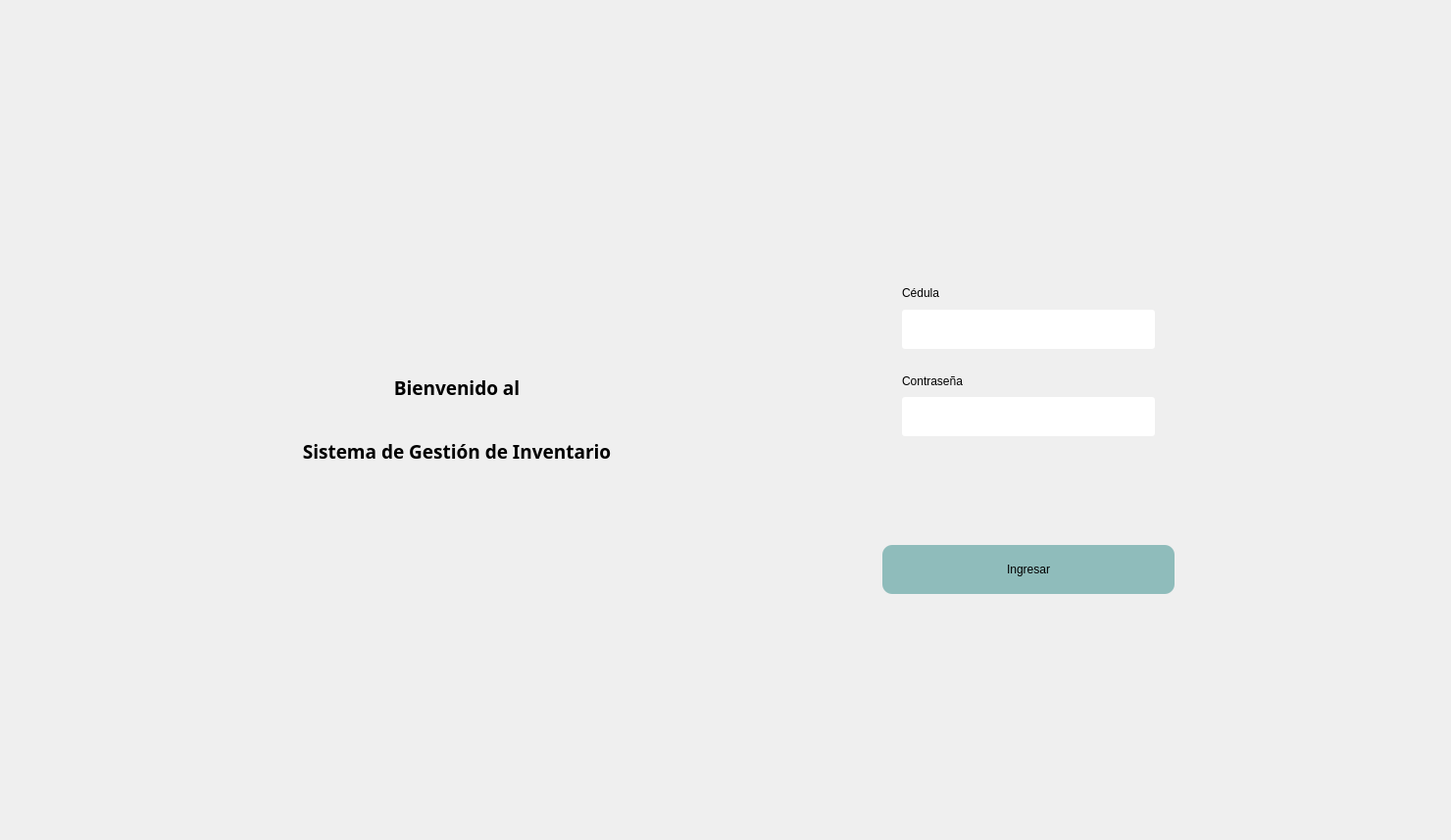
<?xml version="1.0" encoding="UTF-8"?>
<ui version="4.0">
 <class>container</class>
 <widget class="QWidget" name="container">
  <property name="geometry">
   <rect>
    <x>0</x>
    <y>0</y>
    <width>1480</width>
    <height>857</height>
   </rect>
  </property>
  <property name="windowTitle">
   <string>Form</string>
  </property>
  <property name="styleSheet">
   <string notr="true">#container{
background-color:&quot;#FFFFC7&quot;;

}
#leftSideContainer {
background-color:&quot;#548687&quot;;
    border-top-left-radius: 15px;
    border-bottom-left-radius: 15px;
}
#rightSideContainer {
background-color:&quot;#B8B8B8&quot;;
    border-top-right-radius: 15px;
    border-bottom-right-radius: 15px;
}

#passwordField, #cedulaField{
background-color:&quot;#fff&quot;;
color:&quot;#000&quot;;
border-radius:3px;

}

#label, #label_2{
color:&quot;#000&quot;;

}

#accessButtom{
background-color:rgb(143, 188, 187);
border:none;
    border-radius: 10px;
}
#accessButtom:hover{
background-color:&quot;#548687&quot;;

}
</string>
  </property>
  <layout class="QHBoxLayout" name="horizontalLayout_4">
   <item>
    <layout class="QVBoxLayout" name="verticalLayout" stretch="15,70,15">
     <item>
      <spacer name="verticalSpacer">
       <property name="orientation">
        <enum>Qt::Vertical</enum>
       </property>
       <property name="sizeHint" stdset="0">
        <size>
         <width>20</width>
         <height>40</height>
        </size>
       </property>
      </spacer>
     </item>
     <item>
      <layout class="QHBoxLayout" name="horizontalLayout_3" stretch="1,8,1">
       <item>
        <spacer name="horizontalSpacer_2">
         <property name="orientation">
          <enum>Qt::Horizontal</enum>
         </property>
         <property name="sizeHint" stdset="0">
          <size>
           <width>13</width>
           <height>17</height>
          </size>
         </property>
        </spacer>
       </item>
       <item>
        <layout class="QHBoxLayout" name="horizontalLayout_2" stretch="53,47">
         <property name="spacing">
          <number>0</number>
         </property>
         <item>
          <widget class="QFrame" name="leftSideContainer">
           <property name="frameShape">
            <enum>QFrame::StyledPanel</enum>
           </property>
           <property name="frameShadow">
            <enum>QFrame::Raised</enum>
           </property>
           <layout class="QVBoxLayout" name="verticalLayout_3">
            <item>
             <layout class="QVBoxLayout" name="verticalLayout_2">
              <item>
               <widget class="QLabel" name="leftTitle">
                <property name="sizePolicy">
                 <sizepolicy hsizetype="Preferred" vsizetype="Preferred">
                  <horstretch>0</horstretch>
                  <verstretch>0</verstretch>
                 </sizepolicy>
                </property>
                <property name="font">
                 <font>
                  <family>Droid Sans Fallback</family>
                 </font>
                </property>
                <property name="lineWidth">
                 <number>1</number>
                </property>
                <property name="text">
                 <string>&lt;html&gt;&lt;head/&gt;&lt;body&gt;&lt;p&gt;&lt;span style=&quot; font-size:14pt; font-weight:600;&quot;&gt;Bienvenido al&lt;/span&gt;&lt;/p&gt;&lt;p&gt;&lt;span style=&quot; font-size:14pt; font-weight:600;&quot;&gt;&lt;br/&gt;Sistema de Gestión de Inventario&lt;/span&gt;&lt;/p&gt;&lt;/body&gt;&lt;/html&gt;</string>
                </property>
                <property name="alignment">
                 <set>Qt::AlignCenter</set>
                </property>
               </widget>
              </item>
             </layout>
            </item>
           </layout>
          </widget>
         </item>
         <item>
          <widget class="QFrame" name="rightSideContainer">
           <property name="frameShape">
            <enum>QFrame::StyledPanel</enum>
           </property>
           <property name="frameShadow">
            <enum>QFrame::Raised</enum>
           </property>
           <layout class="QVBoxLayout" name="verticalLayout_9">
            <item>
             <layout class="QHBoxLayout" name="horizontalLayout_5" stretch="2,6,2">
              <item>
               <spacer name="horizontalSpacer_3">
                <property name="orientation">
                 <enum>Qt::Horizontal</enum>
                </property>
                <property name="sizeHint" stdset="0">
                 <size>
                  <width>40</width>
                  <height>20</height>
                 </size>
                </property>
               </spacer>
              </item>
              <item>
               <layout class="QVBoxLayout" name="verticalLayout_8" stretch="1,0,5">
                <property name="leftMargin">
                 <number>10</number>
                </property>
                <property name="topMargin">
                 <number>10</number>
                </property>
                <property name="rightMargin">
                 <number>10</number>
                </property>
                <item>
                 <spacer name="verticalSpacer_5">
                  <property name="orientation">
                   <enum>Qt::Vertical</enum>
                  </property>
                  <property name="sizeHint" stdset="0">
                   <size>
                    <width>20</width>
                    <height>40</height>
                   </size>
                  </property>
                 </spacer>
                </item>
                <item>
                 <layout class="QHBoxLayout" name="horizontalLayout_6" stretch="2,6,2">
                  <property name="spacing">
                   <number>0</number>
                  </property>
                  <property name="bottomMargin">
                   <number>20</number>
                  </property>
                  <item>
                   <spacer name="horizontalSpacer_5">
                    <property name="orientation">
                     <enum>Qt::Horizontal</enum>
                    </property>
                    <property name="sizeHint" stdset="0">
                     <size>
                      <width>40</width>
                      <height>20</height>
                     </size>
                    </property>
                   </spacer>
                  </item>
                  <item>
                   <widget class="QLabel" name="label_3">
                    <property name="text">
                     <string/>
                    </property>
                    <property name="pixmap">
                     <pixmap>../assets/icons/User.png</pixmap>
                    </property>
                    <property name="alignment">
                     <set>Qt::AlignCenter</set>
                    </property>
                   </widget>
                  </item>
                  <item>
                   <spacer name="horizontalSpacer_6">
                    <property name="orientation">
                     <enum>Qt::Horizontal</enum>
                    </property>
                    <property name="sizeHint" stdset="0">
                     <size>
                      <width>40</width>
                      <height>20</height>
                     </size>
                    </property>
                   </spacer>
                  </item>
                 </layout>
                </item>
                <item>
                 <layout class="QVBoxLayout" name="verticalLayout_6" stretch="3,2,3,2">
                  <property name="bottomMargin">
                   <number>0</number>
                  </property>
                  <item>
                   <layout class="QVBoxLayout" name="verticalLayout_10">
                    <property name="spacing">
                     <number>20</number>
                    </property>
                    <property name="bottomMargin">
                     <number>0</number>
                    </property>
                    <item>
                     <layout class="QVBoxLayout" name="verticalLayout_4" stretch="5,5">
                      <property name="spacing">
                       <number>4</number>
                      </property>
                      <property name="leftMargin">
                       <number>20</number>
                      </property>
                      <property name="rightMargin">
                       <number>20</number>
                      </property>
                      <property name="bottomMargin">
                       <number>0</number>
                      </property>
                      <item>
                       <widget class="QLabel" name="label">
                        <property name="text">
                         <string>Cédula</string>
                        </property>
                       </widget>
                      </item>
                      <item>
                       <widget class="QLineEdit" name="cedulaField">
                        <property name="minimumSize">
                         <size>
                          <width>0</width>
                          <height>40</height>
                         </size>
                        </property>
                        <property name="font">
                         <font>
                          <pointsize>13</pointsize>
                         </font>
                        </property>
                       </widget>
                      </item>
                     </layout>
                    </item>
                    <item>
                     <layout class="QVBoxLayout" name="verticalLayout_5" stretch="5,5">
                      <property name="spacing">
                       <number>4</number>
                      </property>
                      <property name="leftMargin">
                       <number>20</number>
                      </property>
                      <property name="rightMargin">
                       <number>20</number>
                      </property>
                      <item>
                       <widget class="QLabel" name="label_2">
                        <property name="text">
                         <string>Contraseña</string>
                        </property>
                       </widget>
                      </item>
                      <item>
                       <widget class="QLineEdit" name="passwordField">
                        <property name="minimumSize">
                         <size>
                          <width>0</width>
                          <height>40</height>
                         </size>
                        </property>
                        <property name="font">
                         <font>
                          <pointsize>13</pointsize>
                         </font>
                        </property>
                       </widget>
                      </item>
                     </layout>
                    </item>
                   </layout>
                  </item>
                  <item>
                   <spacer name="verticalSpacer_3">
                    <property name="orientation">
                     <enum>Qt::Vertical</enum>
                    </property>
                    <property name="sizeHint" stdset="0">
                     <size>
                      <width>20</width>
                      <height>60</height>
                     </size>
                    </property>
                   </spacer>
                  </item>
                  <item>
                   <widget class="QPushButton" name="accessButtom">
                    <property name="minimumSize">
                     <size>
                      <width>0</width>
                      <height>50</height>
                     </size>
                    </property>
                    <property name="cursor">
                     <cursorShape>PointingHandCursor</cursorShape>
                    </property>
                    <property name="text">
                     <string>Ingresar</string>
                    </property>
                   </widget>
                  </item>
                  <item>
                   <spacer name="verticalSpacer_4">
                    <property name="orientation">
                     <enum>Qt::Vertical</enum>
                    </property>
                    <property name="sizeHint" stdset="0">
                     <size>
                      <width>20</width>
                      <height>40</height>
                     </size>
                    </property>
                   </spacer>
                  </item>
                 </layout>
                </item>
               </layout>
              </item>
              <item>
               <spacer name="horizontalSpacer_4">
                <property name="orientation">
                 <enum>Qt::Horizontal</enum>
                </property>
                <property name="sizeHint" stdset="0">
                 <size>
                  <width>40</width>
                  <height>20</height>
                 </size>
                </property>
               </spacer>
              </item>
             </layout>
            </item>
           </layout>
          </widget>
         </item>
        </layout>
       </item>
       <item>
        <spacer name="horizontalSpacer">
         <property name="orientation">
          <enum>Qt::Horizontal</enum>
         </property>
         <property name="sizeHint" stdset="0">
          <size>
           <width>13</width>
           <height>17</height>
          </size>
         </property>
        </spacer>
       </item>
      </layout>
     </item>
     <item>
      <spacer name="verticalSpacer_2">
       <property name="orientation">
        <enum>Qt::Vertical</enum>
       </property>
       <property name="sizeHint" stdset="0">
        <size>
         <width>20</width>
         <height>40</height>
        </size>
       </property>
      </spacer>
     </item>
    </layout>
   </item>
  </layout>
 </widget>
 <resources/>
 <connections/>
</ui>
